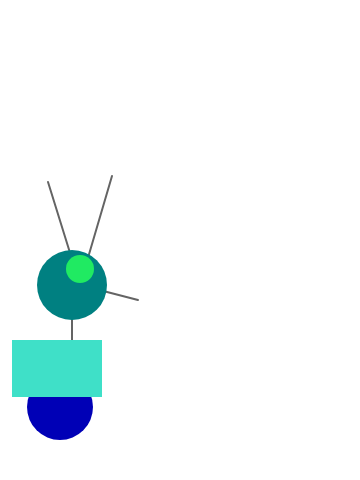
Frame 1 (no input)
Frame 60 (no input): identical to frame 1, image omitted
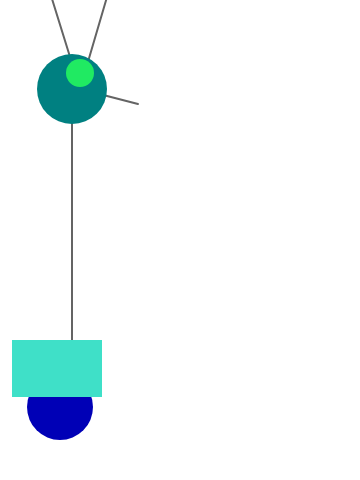
Frame 120 (the mouse pressed at the canvas centre since frame 60)

The p5.js sketch that drew these frames (run headless with seeded random() and noise() and a simulated clock; from frame 60 on, the mouse is pressed at the canvas centre):

// p5.js sketch
// ── sketch.js
var x=60;
var y=440;
var radius = 35;
var bodyHeight = 100;
var neckHeight = 50;
var easing = 0.04;

function setup(){
 createCanvas(360,480);
  strokeWeight(2);
  ellipseMode(RADIUS);
}

function draw(){
  background("white");
  //var targetX=mouseX;
  //x=x+(targetX-x)* easing;
 
  if(mouseIsPressed){
    neckHeight = 216;
    BodyHeight= 90;
  }
  else{
    neckHeight = 20;
    bodyHeight = 100;
  }
  var neckY=y-bodyHeight-neckHeight-radius;
 
 //antennas and the neck
  stroke(100);
  line(x+12,y-bodyHeight,x+12,neckY);
  line(x+20,neckY,x-12,neckY-103);
  line(x+20,neckY,x+52,neckY-109);
  line(x+20,neckY,x+78,neckY+15);
 
  noStroke();
  
 //creating wheel
  fill(0,0,182);
  ellipse(x,y-33,33,33);
    
 // creating body
  fill(63,224,200);
  rect(x-48,y-bodyHeight,90,bodyHeight-43);
 
 // creating head
  fill(0,128,129);
  ellipse(x+12,neckY,radius,radius);
  
 //creating eye 
  fill(32,234,98);
  ellipse(x+20,neckY-16,14,14);
    
}
